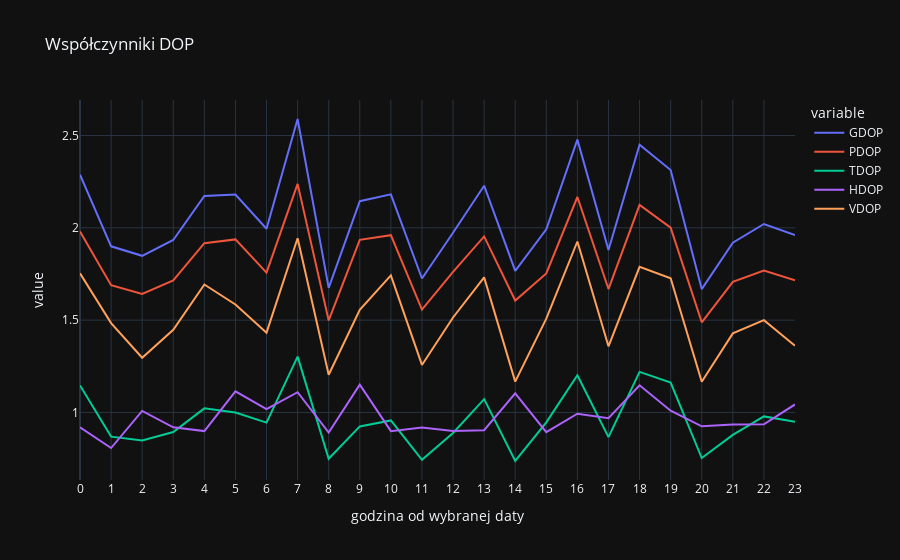

This figure's notebook cell:
### Code cell
fig = px.line(dopdf, x='h', y=['GDOP', 'PDOP', 'TDOP', 'HDOP', 'VDOP'], title='Współczynniki DOP', labels={'h':'godzina od wybranej daty'}, template='plotly_dark')
fig.update_layout(hovermode="closest", xaxis = dict(tickmode = 'linear', tick0=0, dtick=1))
fig.show()

### Figure 1 — Plotly figure (JSON) as saved in the notebook; plotly's stock layout.template omitted (floating-point values rounded to 4 significant figures)
{"data": [{"hovertemplate": "variable=GDOP<br>godzina od wybranej daty=%{x}<br>value=%{y}<extra></extra>", "legendgroup": "GDOP", "line": {"color": "#636efa", "dash": "solid"}, "marker": {"symbol": "circle"}, "mode": "lines", "name": "GDOP", "orientation": "v", "showlegend": true, "type": "scatter", "x": [0, 1, 2, 3, 4, 5, 6, 7, 8, 9, 10, 11, 12, 13, 14, 15, 16, 17, 18, 19, 20, 21, 22, 23], "xaxis": "x", "y": [2.288, 1.9, 1.848, 1.934, 2.172, 2.18, 1.995, 2.589, 1.675, 2.144, 2.181, 1.726, 1.973, 2.228, 1.767, 1.992, 2.478, 1.88, 2.45, 2.313, 1.668, 1.92, 2.021, 1.961], "yaxis": "y"}, {"hovertemplate": "variable=PDOP<br>godzina od wybranej daty=%{x}<br>value=%{y}<extra></extra>", "legendgroup": "PDOP", "line": {"color": "#EF553B", "dash": "solid"}, "marker": {"symbol": "circle"}, "mode": "lines", "name": "PDOP", "orientation": "v", "showlegend": true, "type": "scatter", "x": [0, 1, 2, 3, 4, 5, 6, 7, 8, 9, 10, 11, 12, 13, 14, 15, 16, 17, 18, 19, 20, 21, 22, 23], "xaxis": "x", "y": [1.98, 1.689, 1.642, 1.715, 1.917, 1.937, 1.757, 2.238, 1.498, 1.935, 1.96, 1.557, 1.761, 1.953, 1.606, 1.753, 2.167, 1.669, 2.125, 2.001, 1.489, 1.707, 1.768, 1.716], "yaxis": "y"}, {"hovertemplate": "variable=TDOP<br>godzina od wybranej daty=%{x}<br>value=%{y}<extra></extra>", "legendgroup": "TDOP", "line": {"color": "#00cc96", "dash": "solid"}, "marker": {"symbol": "circle"}, "mode": "lines", "name": "TDOP", "orientation": "v", "showlegend": true, "type": "scatter", "x": [0, 1, 2, 3, 4, 5, 6, 7, 8, 9, 10, 11, 12, 13, 14, 15, 16, 17, 18, 19, 20, 21, 22, 23], "xaxis": "x", "y": [1.146, 0.8691, 0.8485, 0.8939, 1.022, 0.9998, 0.9451, 1.302, 0.749, 0.9244, 0.9567, 0.7437, 0.8891, 1.072, 0.7371, 0.9467, 1.201, 0.8663, 1.22, 1.162, 0.7531, 0.8784, 0.9787, 0.9492], "yaxis": "y"}, {"hovertemplate": "variable=HDOP<br>godzina od wybranej daty=%{x}<br>value=%{y}<extra></extra>", "legendgroup": "HDOP", "line": {"color": "#ab63fa", "dash": "solid"}, "marker": {"symbol": "circle"}, "mode": "lines", "name": "HDOP", "orientation": "v", "showlegend": true, "type": "scatter", "x": [0, 1, 2, 3, 4, 5, 6, 7, 8, 9, 10, 11, 12, 13, 14, 15, 16, 17, 18, 19, 20, 21, 22, 23], "xaxis": "x", "y": [0.9198, 0.8074, 1.008, 0.9198, 0.899, 1.114, 1.018, 1.11, 0.8915, 1.15, 0.8989, 0.9187, 0.8995, 0.9038, 1.103, 0.8933, 0.9932, 0.969, 1.147, 1.01, 0.9251, 0.9351, 0.9359, 1.043], "yaxis": "y"}, {"hovertemplate": "variable=VDOP<br>godzina od wybranej daty=%{x}<br>value=%{y}<extra></extra>", "legendgroup": "VDOP", "line": {"color": "#FFA15A", "dash": "solid"}, "marker": {"symbol": "circle"}, "mode": "lines", "name": "VDOP", "orientation": "v", "showlegend": true, "type": "scatter", "x": [0, 1, 2, 3, 4, 5, 6, 7, 8, 9, 10, 11, 12, 13, 14, 15, 16, 17, 18, 19, 20, 21, 22, 23], "xaxis": "x", "y": [1.754, 1.484, 1.296, 1.448, 1.693, 1.585, 1.432, 1.944, 1.204, 1.556, 1.742, 1.257, 1.514, 1.732, 1.167, 1.508, 1.926, 1.358, 1.788, 1.727, 1.166, 1.428, 1.5, 1.362], "yaxis": "y"}], "layout": {"hovermode": "closest", "legend": {"title": {"text": "variable"}, "tracegroupgap": 0}, "title": {"text": "Współczynniki DOP"}, "xaxis": {"anchor": "y", "domain": [0, 1], "dtick": 1, "tick0": 0, "tickmode": "linear", "title": {"text": "godzina od wybranej daty"}}, "yaxis": {"anchor": "x", "domain": [0, 1], "title": {"text": "value"}}}}
